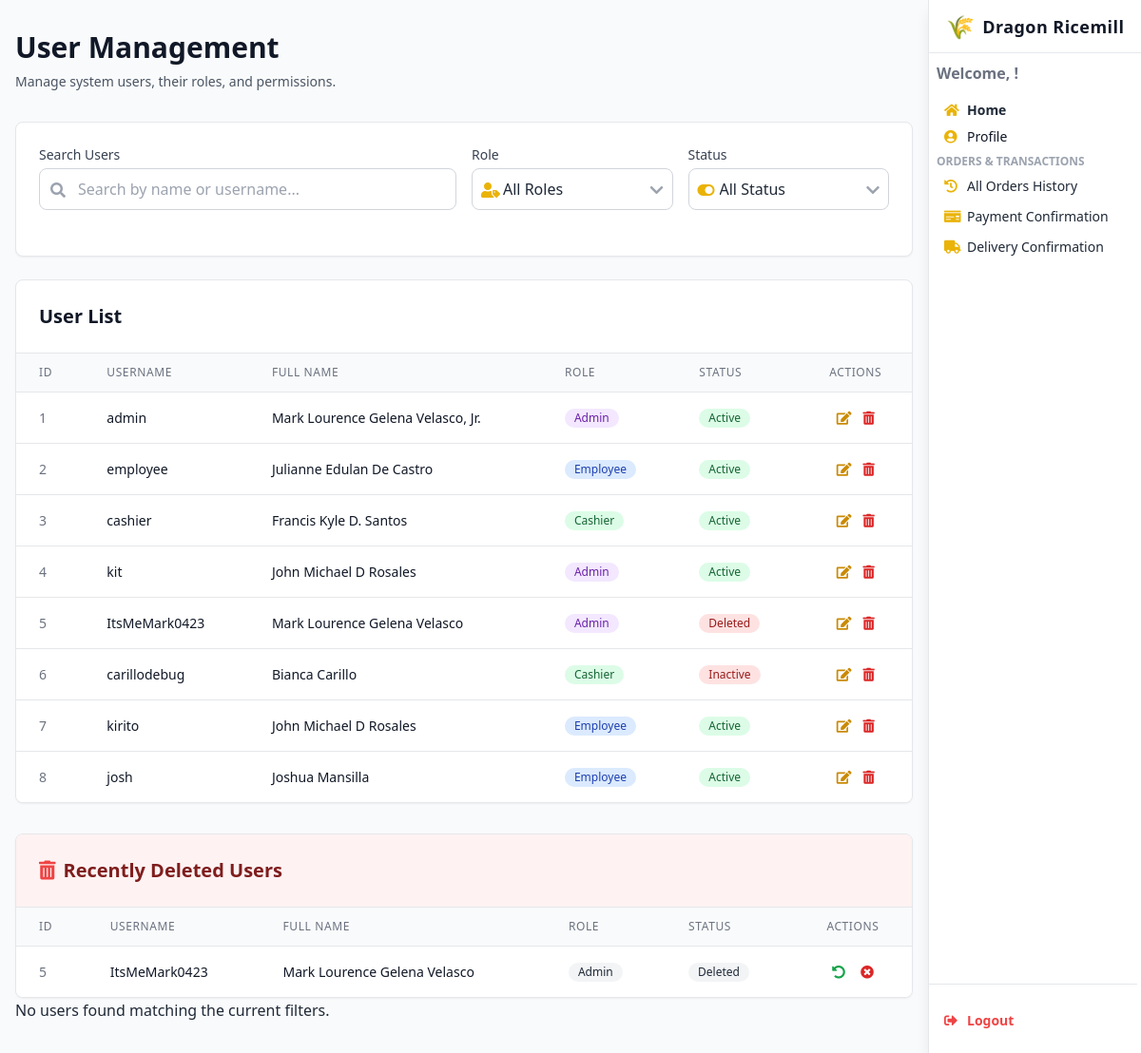
/edituser/, run on the app's committed database.
### webapp/models.py (models this page shows, shortened)
class Employee(models.Model):
    EmployeeID = models.AutoField(primary_key=True)
    FirstName = models.CharField(max_length=50)
    MiddleName = models.CharField(max_length=50, blank=True, null=True)
    LastName = models.CharField(max_length=50)
    Suffix = models.CharField(max_length=20, blank=True, null=True)
    Role = models.CharField(max_length=100)
    Username = models.CharField(max_length=50, unique=True)
    Email = models.EmailField(max_length=254, unique=True, null=True, blank=True)
    Password = models.CharField(max_length=50)
    Account_Status = models.CharField(max_length=20, default='inactive')
    class Meta:
        db_table = 'employee'

### webapp/views.py (the view)
# urls.py: path("edituser/", views.edituser, name="edituser"),
def edituser(request, EmployeeID=None):
    search_query = request.GET.get('search', '')
    role_filter = request.GET.get('role', '').lower()
    status_filter = request.GET.get('status', '').lower()
    users = Employee.objects.all().order_by('EmployeeID')
    if search_query:
        users = users.filter(
            Q(Username__icontains=search_query) |
            Q(FirstName__icontains=search_query) |
            Q(LastName__icontains=search_query)
        )
    if role_filter:
        users = users.filter(Role__iexact=role_filter)
    if status_filter:
        users = users.filter(Account_Status__iexact=status_filter)
    page_number = request.GET.get('page', 1)
    paginator = Paginator(users, 10)  # Show 10 users per page
    users_page = paginator.get_page(page_number)
    deleted_users = Employee.objects.filter(Account_Status__iexact='deleted').order_by('EmployeeID')
    deleted_paginator = Paginator(deleted_users, 10)
    deleted_page = deleted_paginator.get_page(request.GET.get('deleted_page', 1))
    if EmployeeID:
        selected_user = get_object_or_404(Employee, EmployeeID=EmployeeID)
        if request.method == "POST":
            selected_user.FirstName = request.POST.get("FirstName")
            selected_user.MiddleName = request.POST.get("MiddleName")
            selected_user.LastName = request.POST.get("LastName")
            selected_user.Suffix = request.POST.get("Suffix")
            selected_user.Role = request.POST.get("Role")
            selected_user.Username = request.POST.get("Username")
            selected_user.Password = request.POST.get("Password")
            selected_user.Account_Status = request.POST.get("Account_Status")
            selected_user.save()
            success_message = "User updated successfully!"
            return redirect('edituser', EmployeeID=EmployeeID)
    else:
        selected_user = None
    all_roles = ['Admin', 'Employee', 'Cashier']
    all_statuses = ['Active', 'Inactive']
    context = {
        'users': users_page,
        'deleted_users': deleted_page,
        'selected_user': selected_user,
        'all_roles': all_roles,
        'all_statuses': all_statuses,
        'current_role': role_filter.capitalize() if role_filter else '',
        'current_status': status_filter.capitalize() if status_filter else '',
    }
    return render(request, 'edituser.html', context)

### webapp/templates/edituser.html (shortened to what this page needs)
{% load humanize %}
<!DOCTYPE html>
<html lang="en">
<head>
  <script src="https://cdn.tailwindcss.com"></script>
  <link href="https://cdnjs.cloudflare.com/ajax/libs/font-awesome/5.15.3/css/all.min.css" rel="stylesheet" />
</head>
<body class="bg-gray-50 text-gray-800 min-h-screen font-sans leading-relaxed overflow-x-hidden">
<header id="sidebar" class="fixed top-0 right-0 h-screen w-56 bg-white shadow-lg flex flex-col z-40 border-l border-gray-200 transition-transform duration-300 ease-in-out lg:translate-x-0">
  <div class="h-14 flex items-center justify-center border-b border-gray-200">
    <a href="#" class="flex items-center space-x-2 select-none text-gray-900 font-bold text-lg tracking-wide">
      <span class="text-yellow-500 text-2xl">🌾</span>
      <span>Dragon Ricemill</span>
    </a>
  </div>
  <nav class="flex-1 flex flex-col py-1 pr-1 overflow-y-auto scrollbar-hide">
    <div class="px-2 py-1">
      <span class="block text-1 text-gray-500 font-semibold mb-3">Welcome, {{ request.session.user_name }}!</span>
      <a href="{% url 'dashboard' %}" class="flex items-center space-x-2 px-2 py-1 rounded text-sm hover:bg-yellow-50 font-semibold hover:text-yellow-600 transition">
        <i class="fas fa-home w-4 text-yellow-500"></i><span>Home</span>
      </a>
      <a href="{% url 'profile' %}" class="flex items-center space-x-2 px-2 py-1 rounded text-sm hover:bg-yellow-50 hover:text-yellow-600 transition text-gray-900">
        <i class="fas fa-user-circle w-4 text-yellow-500"></i><span>Profile</span>
      </a>
    </div>
    <div class="mb-2 px-2">
      <p class="uppercase text-xs font-semibold text-gray-400 mb-1">Orders & Transactions</p>
      <a href="{% url 'allorder_history' %}" class="flex items-center space-x-2 px-2 py-1 rounded text-sm hover:bg-yellow-50 hover:text-yellow-600 transition ">
        <i class="fas fa-history w-4 text-yellow-500"></i><span>All Orders History</span>
      </a>
      <a href="{% url 'payment_confirmation' 0 %}" class="flex items-center space-x-2 px-2 py-1 rounded text-sm hover:bg-yellow-50 hover:text-yellow-600 transition mt-1">
        <i class="fas fa-money-check w-4 text-yellow-500"></i><span>Payment Confirmation</span>
      </a>
      <a href="{% url 'delivery_confirmation' 0 %}" class="flex items-center space-x-2 px-2 py-1 rounded text-sm hover:bg-yellow-50 hover:text-yellow-600 transition mt-1">
        <i class="fas fa-truck w-4 text-yellow-500"></i><span>Delivery Confirmation</span>
      </a>
    </div>
    <div class="border-t border-gray-200 mt-auto px-2 py-4">
      <a href="{% url 'logout' %}" onclick="return confirm('Logout?');" class="flex items-center space-x-2 px-2 py-1 rounded text-sm hover:bg-red-100 hover:text-red-600 transition font-semibold text-red-500 mt-2">
        <i class="fas fa-sign-out-alt w-4"></i><span>Logout</span>
      </a>
    </div>
  </nav>
</header>
<div id="mainContent" class="lg:mr-56 min-h-screen bg-gray-50 transition-all duration-300">
  <main class="max-w-7xl mx-auto px-4 py-8">
    <div class="mb-8">
      <h1 class="text-3xl font-bold text-gray-900">User Management</h1>
      <p class="mt-2 text-sm text-gray-600">Manage system users, their roles, and permissions.</p>
    </div>
    <div class="bg-white rounded-lg shadow-sm border border-gray-200 p-6 mb-6 fade-in">
      <form method="GET" class="space-y-4">
        <div class="grid grid-cols-1 md:grid-cols-4 gap-4">
          <div class="col-span-2">
            <label for="search-input" class="block text-sm font-medium text-gray-700 mb-1">Search Users</label>
            <div class="relative">
              <input
                id="search-input"
                type="text"
                name="search"
                value="{{ request.GET.search }}"
                placeholder="Search by name or username..."
                class="w-full pl-10 pr-4 py-2 border border-gray-300 rounded-lg focus:ring-2 focus:ring-yellow-500 focus:border-yellow-500"
              />
              <span class="absolute left-3 top-2.5 text-gray-400">
                <i class="fas fa-search"></i>
              </span>
            </div>
          </div>
          <div>
            <label for="role-filter" class="block text-sm font-medium text-gray-700 mb-1">Role</label>
            <div class="relative">
              <select id="role-filter" name="role"
                      class="appearance-none w-full pl-8 pr-10 py-2 border border-gray-300 rounded-lg focus:ring-2 focus:ring-yellow-500 focus:border-yellow-500 bg-white">
                <option value="">All Roles</option>
              </select>
              <span class="absolute left-2.5 top-2.5 text-yellow-500">
                <i class="fas fa-user-tag"></i>
              </span>
              <span class="absolute right-2.5 top-2.5 text-gray-400 pointer-events-none">
              </span>
            </div>
          </div>
          <div>
            <label for="status-filter" class="block text-sm font-medium text-gray-700 mb-1">Status</label>
            <div class="relative">
              <select id="status-filter" name="status"
                      class="appearance-none w-full pl-8 pr-10 py-2 border border-gray-300 rounded-lg focus:ring-2 focus:ring-yellow-500 focus:border-yellow-500 bg-white">
                <option value="">All Status</option>
              </select>
              <span class="absolute left-2.5 top-2.5 text-yellow-500">
                <i class="fas fa-toggle-on"></i>
              </span>
              <span class="absolute right-2.5 top-2.5 text-gray-400 pointer-events-none">
              </span>
            </div>
          </div>
        </div>
        <div class="flex flex-wrap gap-2 pt-2" id="active-filters">
        </div>
      </form>
    </div>
    <div class="bg-white rounded-lg shadow-sm border border-gray-200 overflow-hidden fade-in">
      <div class="p-6 border-b border-gray-200">
        <h2 class="text-xl font-bold text-gray-900">User List</h2>
      </div>
      <div class="overflow-x-auto">
        <table class="min-w-full divide-y divide-gray-200">
          <thead class="bg-gray-50">
            <tr>
              <th class="px-6 py-3 text-left text-xs font-medium text-gray-500 uppercase tracking-wider">ID</th>
              <th class="px-6 py-3 text-left text-xs font-medium text-gray-500 uppercase tracking-wider">Username</th>
              <th class="px-6 py-3 text-left text-xs font-medium text-gray-500 uppercase tracking-wider">Full Name</th>
              <th class="px-6 py-3 text-left text-xs font-medium text-gray-500 uppercase tracking-wider">Role</th>
              <th class="px-6 py-3 text-left text-xs font-medium text-gray-500 uppercase tracking-wider">Status</th>
              <th class="px-6 py-3 text-center text-xs font-medium text-gray-500 uppercase tracking-wider">Actions</th>
            </tr>
          </thead>
          <tbody class="bg-white divide-y divide-gray-200">
            {% for user in users %}
            <tr class="user-row table-row-hover"
                data-role="{{ user.Role|lower }}"
                data-status="{{ user.Account_Status|lower }}">
              <td class="px-6 py-4 whitespace-nowrap text-sm text-gray-500">{{ user.EmployeeID }}</td>
              <td class="px-6 py-4 whitespace-nowrap text-sm font-medium text-gray-900">{{ user.Username }}</td>
              <td class="px-6 py-4 whitespace-nowrap text-sm text-gray-900">
                {{ user.FirstName }}{% if user.MiddleName %} {{ user.MiddleName }}{% endif %} {{ user.LastName }}{% if user.Suffix %}, {{ user.Suffix }}{% endif %}
              </td>
              <td class="px-6 py-4 whitespace-nowrap text-sm text-gray-900">
                <span class="inline-flex items-center px-2.5 py-0.5 rounded-full text-xs font-medium
                  {% if user.Role == 'admin' %}bg-purple-100 text-purple-800
                  {% elif user.Role == 'employee' %}bg-blue-100 text-blue-800
                  {% else %}bg-green-100 text-green-800{% endif %}">
                  {{ user.Role|title }}
                </span>
              </td>
              <td class="px-6 py-4 whitespace-nowrap text-sm text-gray-900">
                <span class="inline-flex items-center px-2.5 py-0.5 rounded-full text-xs font-medium
                  {% if user.Account_Status == 'active' %}bg-green-100 text-green-800
                  {% else %}bg-red-100 text-red-800{% endif %}">
                  {{ user.Account_Status|title }}
                </span>
              </td>
              <td class="px-6 py-4 whitespace-nowrap text-sm text-gray-500 text-center">
                <div class="flex justify-center space-x-3">
                  <a href="{% url 'edituser' user.EmployeeID %}"
                     class="text-yellow-600 hover:text-yellow-900 transition-colors">
                    <i class="fas fa-edit"></i>
                  </a>
                  <form method="POST" action="{% url 'delete_user' user.EmployeeID %}" class="inline">
                    <button type="submit"
                            class="text-red-600 hover:text-red-900 transition-colors"
                            onclick="return confirm('Are you sure you want to delete this user?');">
                      <i class="fas fa-trash-alt"></i>
                    </button>
                  </form>
                </div>
              </td>
            </tr>
            {% empty %}
            <tr>
              <td colspan="6" class="px-6 py-4 text-center text-sm text-gray-500">No users found.</td>
            </tr>
            {% endfor %}
          </tbody>
        </table>
      </div>
    </div>
    <div class="mt-8 bg-white rounded-lg shadow-sm border border-gray-200 overflow-hidden fade-in">
      <div class="p-6 border-b border-gray-200 bg-red-50">
        <h2 class="text-xl font-bold text-red-900">
          <i class="fas fa-trash-alt text-red-500 mr-2"></i>Recently Deleted Users
        </h2>
      </div>
      <div class="overflow-x-auto">
        <table class="min-w-full divide-y divide-gray-200">
          <thead class="bg-gray-50">
            <tr>
              <th class="px-6 py-3 text-left text-xs font-medium text-gray-500 uppercase tracking-wider">ID</th>
              <th class="px-6 py-3 text-left text-xs font-medium text-gray-500 uppercase tracking-wider">Username</th>
              <th class="px-6 py-3 text-left text-xs font-medium text-gray-500 uppercase tracking-wider">Full Name</th>
              <th class="px-6 py-3 text-left text-xs font-medium text-gray-500 uppercase tracking-wider">Role</th>
              <th class="px-6 py-3 text-left text-xs font-medium text-gray-500 uppercase tracking-wider">Status</th>
              <th class="px-6 py-3 text-center text-xs font-medium text-gray-500 uppercase tracking-wider">Actions</th>
            </tr>
          </thead>
          <tbody class="bg-white divide-y divide-gray-200">
            {% for user in deleted_users %}
            <tr class="table-row-hover">
              <td class="px-6 py-4 whitespace-nowrap text-sm text-gray-500">{{ user.EmployeeID }}</td>
              <td class="px-6 py-4 whitespace-nowrap text-sm font-medium text-gray-900">{{ user.Username }}</td>
              <td class="px-6 py-4 whitespace-nowrap text-sm text-gray-900">
                {{ user.FirstName }}{% if user.MiddleName %} {{ user.MiddleName }}{% endif %} {{ user.LastName }}{% if user.Suffix %}, {{ user.Suffix }}{% endif %}
              </td>
              <td class="px-6 py-4 whitespace-nowrap text-sm text-gray-900">
                <span class="inline-flex items-center px-2.5 py-0.5 rounded-full text-xs font-medium bg-gray-100 text-gray-800">
                  {{ user.Role|title }}
                </span>
              </td>
              <td class="px-6 py-4 whitespace-nowrap text-sm text-gray-900">
                <span class="inline-flex items-center px-2.5 py-0.5 rounded-full text-xs font-medium bg-gray-100 text-gray-800">
                  {{ user.Account_Status|title }}
                </span>
              </td>
              <td class="px-6 py-4 whitespace-nowrap text-sm text-center">
                <div class="flex justify-center space-x-4">
                  <form method="POST" action="{% url 'restore_user' user.EmployeeID %}" class="inline">
                    <button type="submit"
                            class="text-green-600 hover:text-green-900 transition-colors"
                            onclick="return confirm('Are you sure you want to restore this user?');">
                      <i class="fas fa-undo-alt"></i>
                    </button>
                  </form>
                  <form method="POST" action="{% url 'permanent_delete_user' user.EmployeeID %}" class="inline">
                    <button type="submit"
                            class="text-red-600 hover:text-red-900 transition-colors"
                            onclick="return confirm('Are you sure you want to permanently delete this user? This action cannot be undone.');">
                      <i class="fas fa-times-circle"></i>
                    </button>
                  </form>
                </div>
              </td>
            </tr>
            {% empty %}
            <tr>
              <td colspan="6" class="px-6 py-4 text-center text-sm text-gray-500">No recently deleted users found.</td>
            </tr>
            {% endfor %}
          </tbody>
        </table>
      </div>
    </div>
    <tr id="no-results-row" style="display: none;">
      <td colspan="6" class="px-6 py-4 text-center text-sm text-gray-500">
        No users found matching the current filters.
      </td>
    </tr>
  </main>
</div>
</body>
</html>

### data on the page
Employee: EmployeeID "1", Username "admin", FirstName "Mark Lourence", MiddleName "Gelena", LastName "Velasco", Suffix "Jr.", Role "Admin", Account_Status "Active"
Employee: EmployeeID "2", Username "employee", FirstName "Julianne", MiddleName "Edulan", LastName "De Castro", Role "Employee", Account_Status "Active"
Employee: EmployeeID "3", Username "cashier", FirstName "Francis Kyle", MiddleName "D.", LastName "Santos", Role "Cashier", Account_Status "Active"
Employee: EmployeeID "4", Username "kit", FirstName "John", MiddleName "Michael D", LastName "Rosales", Role "Admin", Account_Status "Active"
Employee: EmployeeID "5", Username "ItsMeMark0423", FirstName "Mark Lourence", MiddleName "Gelena", LastName "Velasco", Role "Admin", Account_Status "Deleted"
Employee: EmployeeID "6", Username "carillodebug", FirstName "Bianca", LastName "Carillo", Role "Cashier", Account_Status "Inactive"
Employee: EmployeeID "7", Username "kirito", FirstName "John", MiddleName "Michael D", LastName "Rosales", Role "Employee", Account_Status "Active"
Employee: EmployeeID "8", Username "josh", FirstName "Joshua", LastName "Mansilla", Role "Employee", Account_Status "Active"
